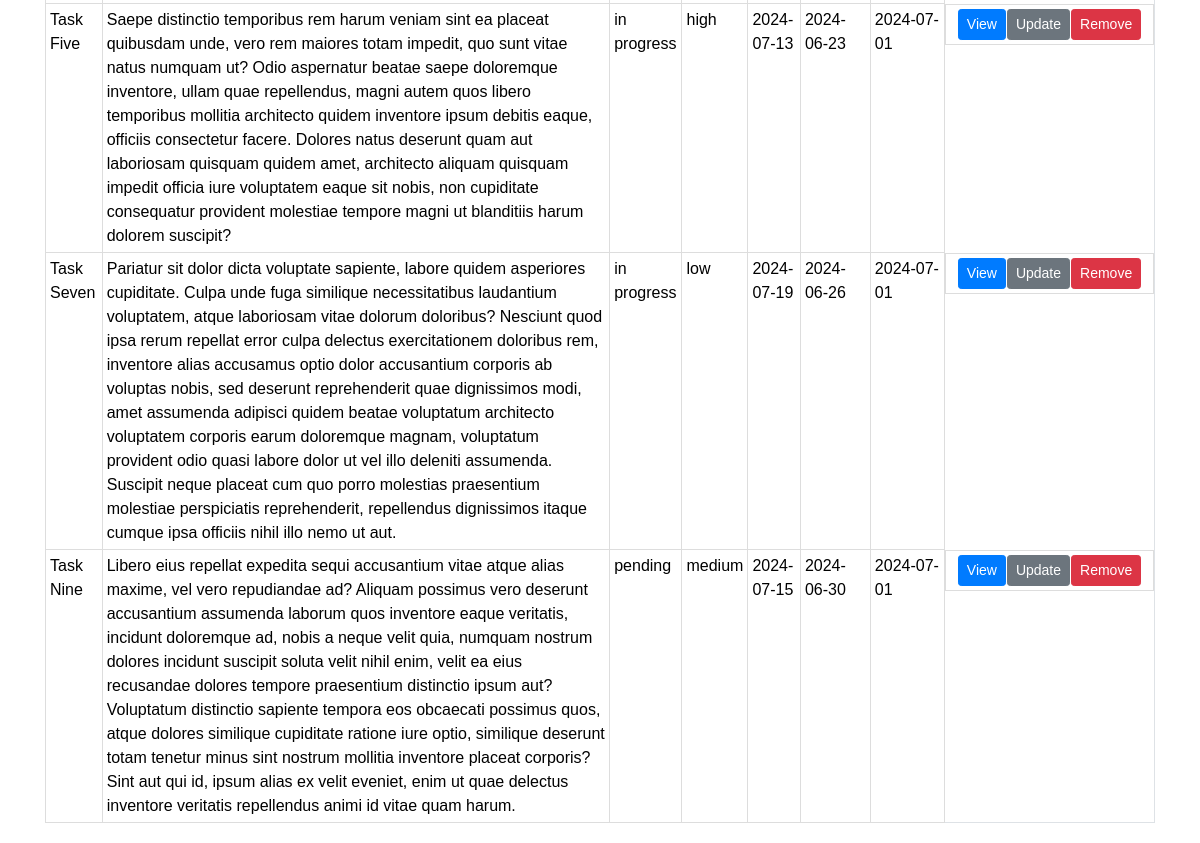
/tasks (signed in, lower part), run on an earlier commit of the app's database.
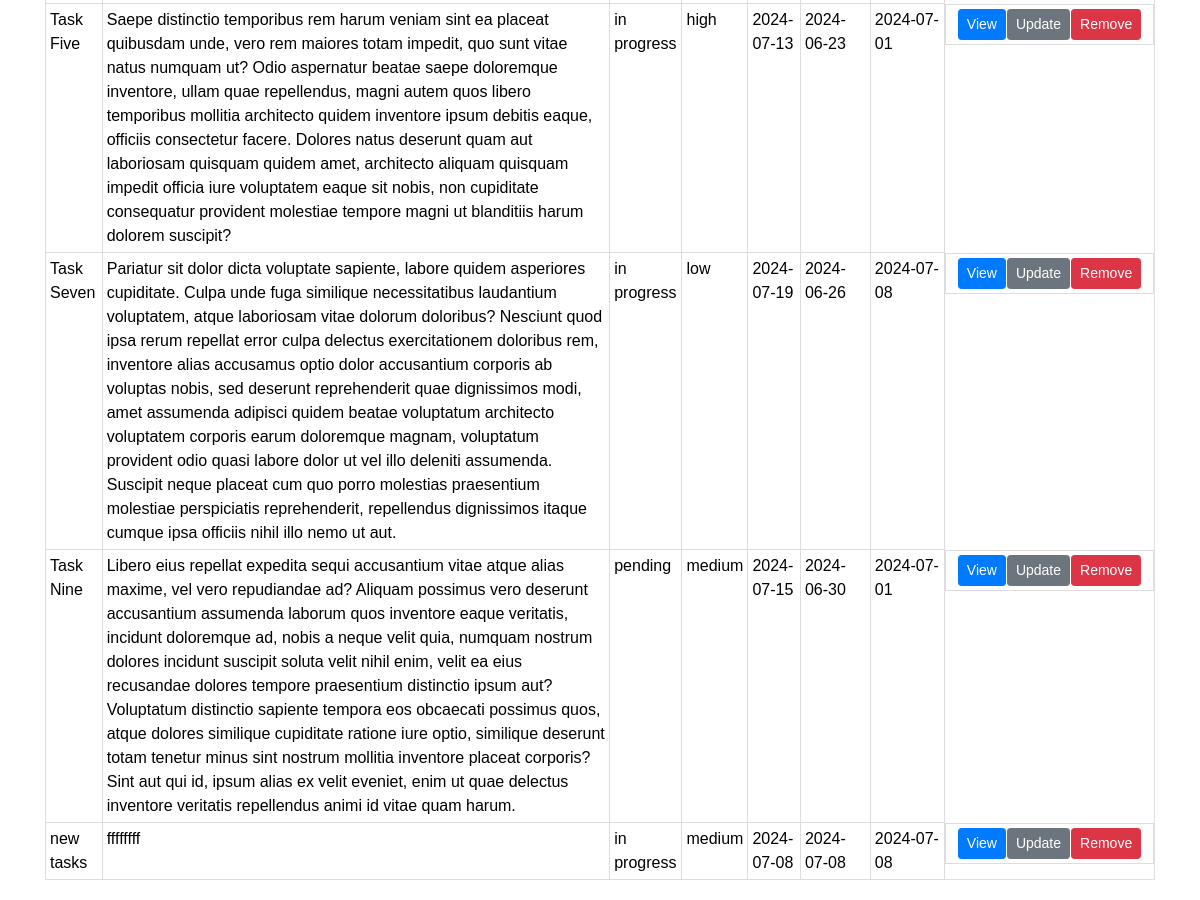
And on a later commit of the database.
### TaskManager/models.py (models this page shows, shortened)
class Task(db.Model):
    id = db.Column(db.Integer, primary_key=True)
    user_id = db.Column(db.Integer, db.ForeignKey('user.id'), nullable=False)
    title = db.Column(db.String(255), nullable=False)
    description = db.Column(db.Text)
    status = db.Column(db.Enum('in progress', 'completed', 'pending'), default='in progress')
    priority = db.Column(db.Enum('low', 'medium', 'high'), default='medium')
    due_date = db.Column(db.DateTime, default=datetime.utcnow)
    created_at = db.Column(db.DateTime, default=datetime.utcnow)
    updated_at = db.Column(db.DateTime, default=datetime.utcnow, onupdate=datetime.utcnow)
    notes = db.relationship(
        'Note', backref='task', lazy=True, cascade='all, delete-orphan')
    task_collaborators = db.relationship(
        'TaskCollaborator', backref='task', lazy=True, cascade='all, delete-orphan')

### TaskManager/tasks/routes.py (the view)
@tasks.route("/tasks")
@login_required
def all_tasks():
    tasks = current_user.tasks
    return render_template('all_tasks.html', tasks=tasks)

### TaskManager/models.py (called while the page is built)
@login_manager.user_loader
def load_user(user_id):
    return User.query.get(int(user_id))

### TaskManager/templates/all_tasks.html (shortened to what this page needs)
{% extends "layout.html" %}
{% import 'macros.html' as macros %}
{% block content %}
    <table class="table table-bordered">
        <tbody id="myTable">
            {% for task in tasks %}
                <tr>
                    <td class="article-title">{{ task.title }}</td>
                    <td class="article-content">{{ task.description }}</td>
                    <td>{{ task.status }}</td>
                    <td>{{ task.priority }}</td>
                    <td>{{ task.due_date.strftime('%Y-%m-%d') }}</td>
                    <td>{{ task.created_at.strftime('%Y-%m-%d') }}</td>
                    <td>{{ task.updated_at.strftime('%Y-%m-%d') }}</td>
                    <td class="table-actions d-flex justify-content-center">
                        <a href="{{ url_for('tasks.task', task_id=task.id) }}" class="btn btn-primary btn-sm">View</a>
                        <a href="{{ url_for('tasks.update_task', task_id=task.id) }}" class="btn btn-secondary btn-sm">Update</a>
                        <button type="button" class="btn btn-danger btn-sm" data-toggle="modal" data-target="#deleteModal{{ task.id }}">
                            Remove
                        </button>
                    </td>
                </tr>
            {% endfor %}
        </tbody>
    </table>
{% endblock %}

### TaskManager/templates/layout.html (shortened to what this page needs)
<!DOCTYPE html>
<html>
<head>
    <link rel="stylesheet" href="https://maxcdn.bootstrapcdn.com/bootstrap/4.0.0/css/bootstrap.min.css">
    <link rel="stylesheet" type="text/css" href="{{ url_for('static', filename='main.css') }}">
</head>
<body>
    <main role="main" class="container">
      <div class="row">
        <div class="col-md-12">
          {% block content %}{% endblock %}
        </div>
      </div>
    </main>
  </body>
</html>

### TaskManager/static/main.css (style rules this page uses)
body { width: 100%; height: 100vh; font-family: Arial, sans-serif; background-image: url('my-main.jpg'); background-position: center; background-size: cover; background-attachment: fixed; position: relative; margin-top: 5rem; color: #000000; }
.table { width: 100%; margin: 20px 0; border-collapse: collapse; }
.table th, .table td { border: 1px solid #dddddd; padding: 4px; text-align: left; }
.table td { background: #ffffffe5; }
.table-actions a { margin-right: 1px; }
.container { width: 95%; max-width: 1400px; margin: 0 auto; }

What changed in the data, as far as the page shows it:
changed Task "Task Seven": updated_at "2024-07-01" → "2024-07-08"
added Task: title "new tasks", description "ffffffff", status "in progress", priority "medium", due_date "2024-07-08", created_at "2024-07-08", updated_at "2024-07-08"
